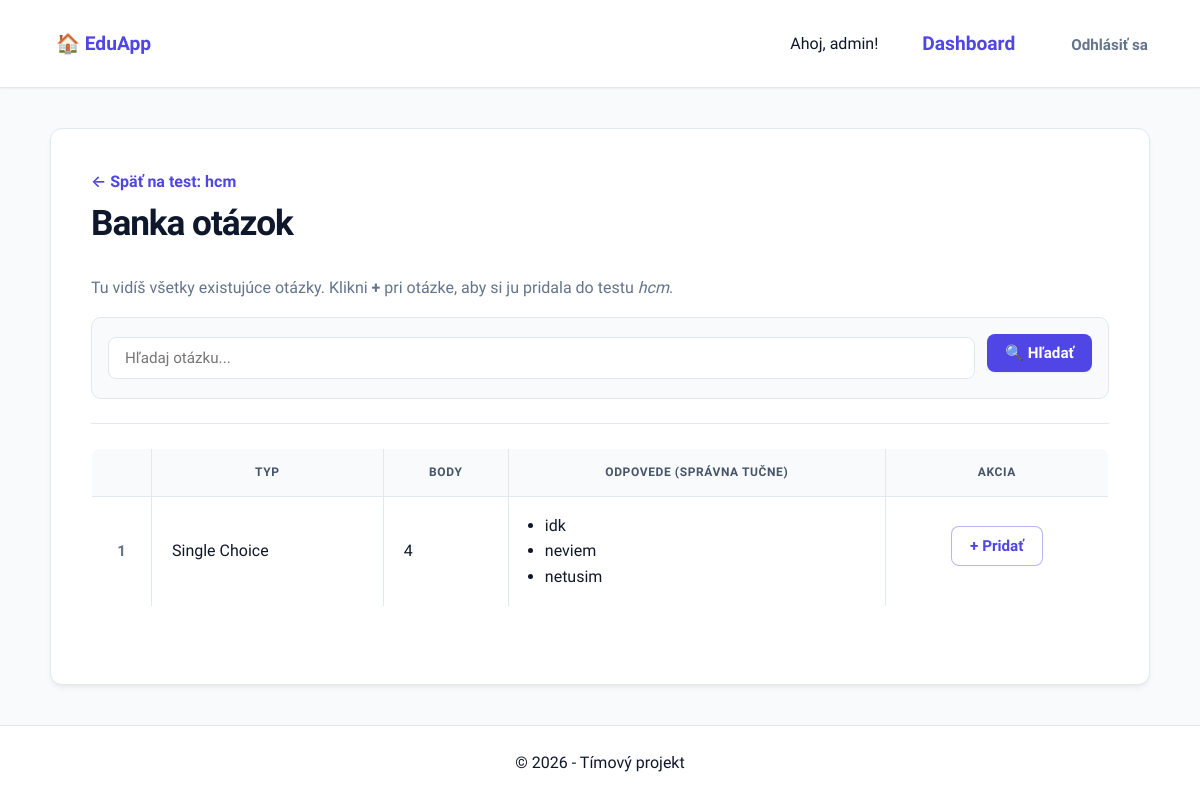
The app's page /test/1/banka/ (signed in), older data.
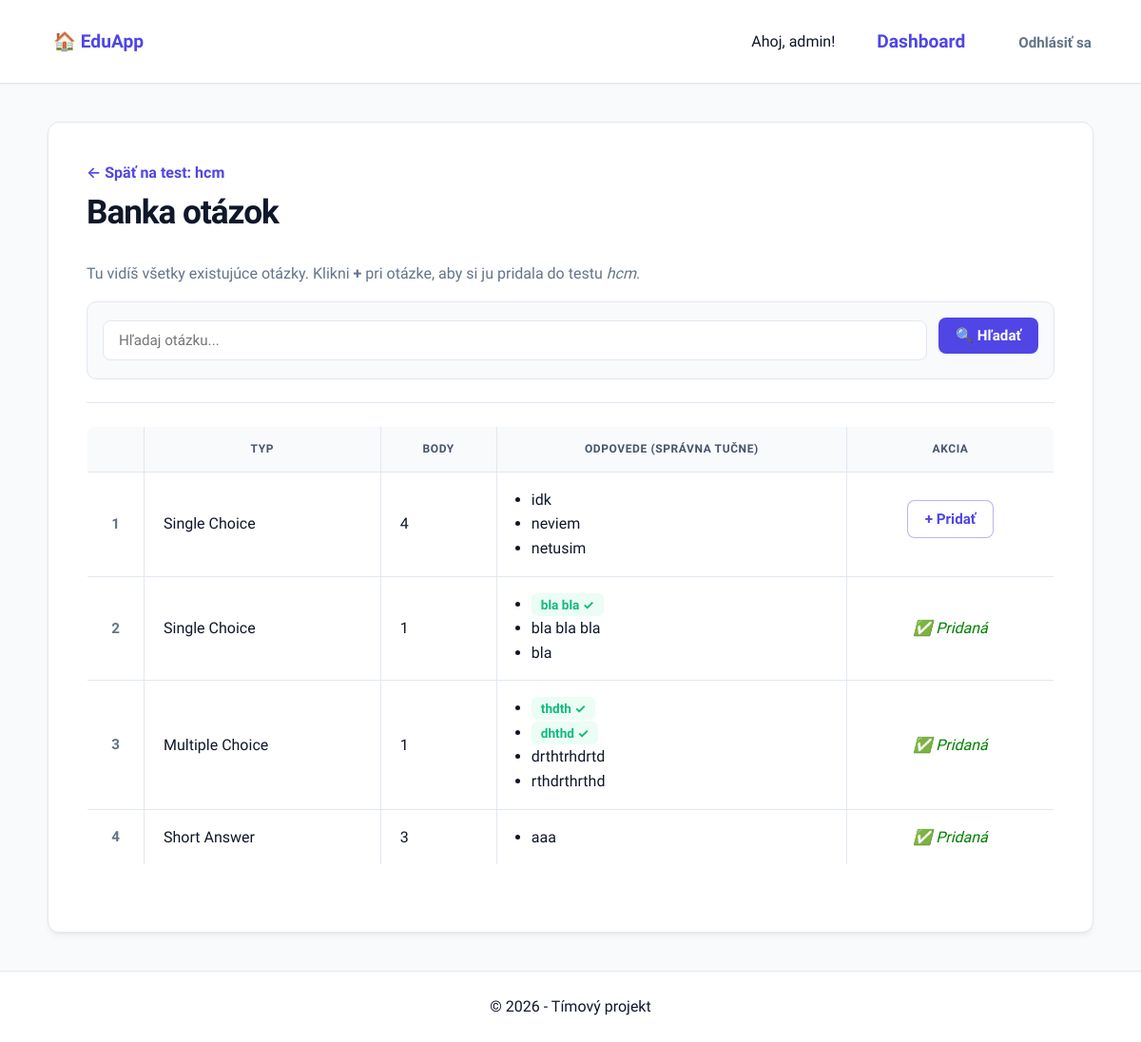
The same page, newer data.
### quiz/models.py (models this page shows, shortened)
class Question(models.Model):
    TYPES = [
        ('SC', 'Single Choice'),
        ('MC', 'Multiple Choice'),
        ('TXT', 'Short Answer'),
    ]
    text = models.TextField()
    type = models.CharField(max_length=3, choices=TYPES)
    points = models.IntegerField(default=1)
    created_by = models.ForeignKey(User, null=True, blank=True, on_delete=models.SET_NULL, related_name='otazky')

class Answer(models.Model):
    question = models.ForeignKey(Question, on_delete=models.CASCADE, related_name='answers')
    text = models.TextField()
    is_correct = models.BooleanField(default=False)

### quiz/views.py (the view)
# urls.py: path('test/<int:test_id>/banka/', views.banka_otazok, name='banka_otazok'),
@login_required
def banka_otazok(request, test_id):
    if not is_teacher_or_staff(request.user):
        return redirect('index')
    test = get_object_or_404(Test, id=test_id)
    uz_pridane_ids = set(
        TestQuestion.objects.filter(test=test).values_list('question_id', flat=True)
    )
    vsetky_otazky = Question.objects.prefetch_related('answers').all()
    hladaj = request.GET.get('q', '')
    if hladaj:
        vsetky_otazky = vsetky_otazky.filter(text__icontains=hladaj)
    return render(request, 'quiz/banka_otazok.html', {
        'test': test,
        'vsetky_otazky': vsetky_otazky,
        'uz_pridane_ids': uz_pridane_ids,
        'hladaj': hladaj,
    })

### quiz/views.py (called while the page is built)
def is_teacher_or_staff(user):
    try:
        return user.profil.is_teacher or user.is_staff
    except Profil.DoesNotExist:
        return user.is_staff

### quiz/templates/quiz/banka_otazok.html (shortened to what this page needs)
{% extends 'quiz/base.html' %}
{% block content %}
<a href="{% url 'detail_testu' test.id %}">← Späť na test: {{ test.title }}</a>
<h1>Banka otázok</h1>
<p>Tu vidíš všetky existujúce otázky. Klikni <strong>+</strong> pri otázke, aby si ju pridala do testu <em>{{ test.title }}</em>.</p>
<form method="get">
    <input type="text" name="q" value="{{ hladaj }}" placeholder="Hľadaj otázku...">
    <button type="submit">🔍 Hľadať</button>
</form>
<hr>
{% if vsetky_otazky %}
<table border="1" cellpadding="6">
    <thead>
        <tr><th>Otázka</th><th>Typ</th><th>Body</th><th>Odpovede (správna tučne)</th><th>Akcia</th></tr>
    </thead>
    <tbody>
        {% for otazka in vsetky_otazky %}
        <tr {% if otazka.id in uz_pridane_ids %}style="background:#e8f5e9;"{% endif %}>
            <td>{{ otazka.text }}</td>
            <td>{{ otazka.get_type_display }}</td>
            <td>{{ otazka.points }}</td>
            <td>
                <ul style="margin:0; padding-left:16px;">
                {% for answer in otazka.answers.all %}
                    <li>{% if answer.is_correct %}<strong style="color:green">{{ answer.text }} ✓</strong>{% else %}{{ answer.text }}{% endif %}</li>
                {% endfor %}
                </ul>
            </td>
            <td style="text-align:center;">
                {% if otazka.id in uz_pridane_ids %}
                    <em style="color:green;">✅ Pridaná</em>
                {% else %}
                    <a href="{% url 'pridaj_otazku_z_banky' test.id otazka.id %}{% if hladaj %}?q={{ hladaj }}{% endif %}">
                        <button>+ Pridať</button>
                    </a>
                {% endif %}
            </td>
        </tr>
        {% endfor %}
    </tbody>
</table>
{% else %}
<p><em>Žiadne otázky nenájdené{% if hladaj %} pre „{{ hladaj }}"{% endif %}.</em></p>
{% endif %}
{% endblock %}

Row changes from the older to the newer data that the page shows:
added Question: type "Single Choice", points "1", shows "✅ Pridaná"
added Answer: text "bla bla", shown under "Single Choice"
added Answer: text "bla bla bla", shown under "Single Choice"
added Answer: text "bla", shown under "Single Choice"
added Question: type "Multiple Choice", points "1", shows "✅ Pridaná"
added Answer: text "thdth", shown under "Multiple Choice"
added Answer: text "dhthd", shown under "Multiple Choice"
added Answer: text "drthtrhdrtd", shown under "Multiple Choice"
added Answer: text "rthdrthrthd", shown under "Multiple Choice"
added Question: type "Short Answer", points "3", shows "✅ Pridaná"
added Answer: text "aaa", shown under "Short Answer"
